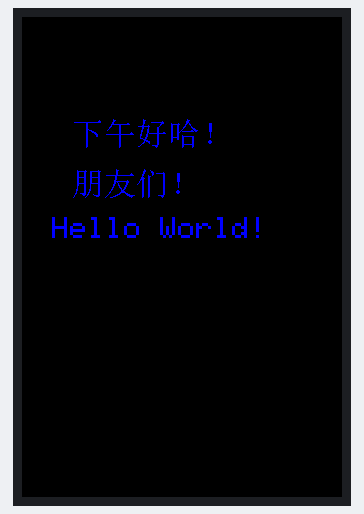
The sketch below on a simulated Arduino Uno, built with avr-gcc and run on an emulated ATmega328P. On the bench: 320×480 colour display.

Above: at 0.4 s.

The sketch:

chinese_display.ino
```cpp
#include "LCDWIKI_GUI.h" //Core graphics library
#include "LCDWIKI_SPI.h" //Hardware-specific library
#include "chinese.h"
#define MODEL ST7796S
#define CS   A5
#define CD   A3
#define RST  A4
#define LED  A0
LCDWIKI_SPI my_lcd(MODEL, CS, CD, RST, LED);
#define  BLACK   0x0000
#define BLUE    0x001F
#define RED     0xF800
#define GREEN   0x07E0
#define CYAN    0x07FF
#define MAGENTA 0xF81F
#define YELLOW  0xFFE0
#define WHITE   0xFFFF

char *aspect_name[] = {"PORTRAIT", "LANDSCAPE", "PORTRAIT_REV", "LANDSCAPE_REV"};
char *color_name[] = { "BLUE", "GREEN", "RED", "WHITE" , "CYAN", "MAGENTA", "YELLOW"};
uint16_t color_mask[] = { 0x001F, 0x07E0, 0xF800, 0xFFFF, 0x07FF, 0xF81F, 0xFFE0 };

void show_32font(uint16_t x, uint16_t y, uint16_t fc, uint16_t bc, uint8_t *str, uint8_t mode)
{
  uint16_t i, j, k, c_num, color;
  boolean first = true;
  c_num = sizeof(tfont32) / sizeof(typFNT_GB32);
  for (k = 0; k < c_num; k++)
  {
    if ((pgm_read_byte(&tfont32[k].Index[0]) == *str) && (pgm_read_byte(&tfont32[k].Index[1]) == *(str + 1)))
    {
      my_lcd.Set_Addr_Window(x, y, x + 32 - 1, y + 32 - 1);
      for (j = 0; j < 128; j++)
      {
        for (i = 0; i < 8; i++)
        {
          if (mode) //叠加模式
          {
            if (pgm_read_byte(&tfont32[k].Msk[j]) & (0x80 >> i))
            {
              my_lcd.Set_Draw_color(fc);
              my_lcd.Draw_Pixel(x + ((j * 8 + i) % 32), y + ((j * 8 + i) / 32));
            }
          }
          else   //非叠加模式
          {
            if (pgm_read_byte(&tfont32[k].Msk[j]) & (0x80 >> i))
            {
              color = fc;
            }
            else
            {
              color = bc;
            }
            my_lcd.Push_Any_Color(&color, 1, first, 0);
            first = false;
          }
        }
      }
    }
  }
}

void show_chinese(uint16_t x, uint16_t y, uint16_t fc, uint16_t bc, uint8_t *str, uint16_t csize, uint8_t mode)
{
  int i = 0;
  if (x > (my_lcd.Get_Display_Width() - csize) || y > (my_lcd.Get_Display_Height() - csize))
  {
    return;
  }
  while (*str != '\0')
  {
    if (csize == 32)
    {
      show_32font(x, y, fc, bc, str, mode);
    }
    str += 3;
    x += csize;
  }
}

void setup()
{
  my_lcd.Init_LCD();
  my_lcd.Fill_Screen(BLACK);
  show_chinese(50, 100, BLUE, WHITE, "下午好哈！", 32, 1);
  show_chinese(50, 150, BLUE, WHITE, "朋友们！", 32, 1);
  my_lcd.Set_Text_Back_colour(BLACK);//背景色
  my_lcd.Set_Text_colour(BLUE);
  my_lcd.Set_Text_Size(3);
  my_lcd.Print_String("Hello World!", 30, 200);

}

void loop()
{

}
```

Source omitted: chinese.h (data table, 5593 bytes), LCDWIKI_font.c (data table, 8638 bytes)
